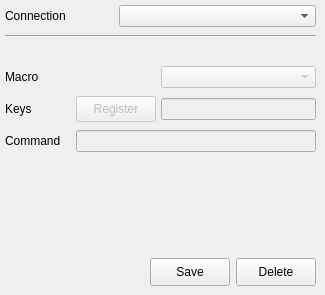
   <widget class="QWidget" name="macro_page" >
    <widget class="QWidget" name="layoutWidget_3" >
     <property name="geometry" >
      <rect>
       <x>5</x>
       <y>5</y>
       <width>311</width>
       <height>281</height>
      </rect>
     </property>
     <layout class="QGridLayout" >
      <item row="0" column="0" colspan="2" >
       <layout class="QGridLayout" >
        <property name="horizontalSpacing" >
         <number>5</number>
        </property>
        <property name="verticalSpacing" >
         <number>8</number>
        </property>
        <item row="0" column="0" colspan="2" >
         <widget class="QLabel" name="label_conn_macro" >
          <property name="sizePolicy" >
           <sizepolicy vsizetype="Preferred" hsizetype="Minimum" >
            <horstretch>0</horstretch>
            <verstretch>0</verstretch>
           </sizepolicy>
          </property>
          <property name="minimumSize" >
           <size>
            <width>66</width>
            <height>0</height>
           </size>
          </property>
          <property name="text" >
           <string>Connection</string>
          </property>
         </widget>
        </item>
        <item row="0" column="2" colspan="2" >
         <widget class="QComboBox" name="list_conn_macro" >
          <property name="sizePolicy" >
           <sizepolicy vsizetype="Fixed" hsizetype="Preferred" >
            <horstretch>0</horstretch>
            <verstretch>0</verstretch>
           </sizepolicy>
          </property>
         </widget>
        </item>
        <item row="3" column="0" >
         <widget class="QLabel" name="label_macro_macro" >
          <property name="sizePolicy" >
           <sizepolicy vsizetype="Preferred" hsizetype="Fixed" >
            <horstretch>0</horstretch>
            <verstretch>0</verstretch>
           </sizepolicy>
          </property>
          <property name="minimumSize" >
           <size>
            <width>66</width>
            <height>0</height>
           </size>
          </property>
          <property name="text" >
           <string>Macro</string>
          </property>
         </widget>
        </item>
        <item row="3" column="1" colspan="2" >
         <spacer>
          <property name="orientation" >
           <enum>Qt::Horizontal</enum>
          </property>
          <property name="sizeType" >
           <enum>QSizePolicy::Fixed</enum>
          </property>
          <property name="sizeHint" >
           <size>
            <width>80</width>
            <height>20</height>
           </size>
          </property>
         </spacer>
        </item>
        <item row="3" column="3" >
         <widget class="QComboBox" name="list_macro" >
          <property name="enabled" >
           <bool>false</bool>
          </property>
          <property name="sizePolicy" >
           <sizepolicy vsizetype="Fixed" hsizetype="Preferred" >
            <horstretch>0</horstretch>
            <verstretch>0</verstretch>
           </sizepolicy>
          </property>
         </widget>
        </item>
        <item row="4" column="0" >
         <widget class="QLabel" name="label_keys_macro" >
          <property name="sizePolicy" >
           <sizepolicy vsizetype="Preferred" hsizetype="Fixed" >
            <horstretch>0</horstretch>
            <verstretch>0</verstretch>
           </sizepolicy>
          </property>
          <property name="minimumSize" >
           <size>
            <width>66</width>
            <height>0</height>
           </size>
          </property>
          <property name="text" >
           <string>Keys</string>
          </property>
         </widget>
        </item>
        <item row="4" column="3" >
         <widget class="QLineEdit" name="keys_macro" >
          <property name="enabled" >
           <bool>false</bool>
          </property>
          <property name="highlight_color" stdset="0" >
           <string>#e0e0e0</string>
          </property>
         </widget>
        </item>
        <item row="5" column="0" >
         <widget class="QLabel" name="label_command_macro" >
          <property name="sizePolicy" >
           <sizepolicy vsizetype="Preferred" hsizetype="Fixed" >
            <horstretch>0</horstretch>
            <verstretch>0</verstretch>
           </sizepolicy>
          </property>
          <property name="minimumSize" >
           <size>
            <width>66</width>
            <height>0</height>
           </size>
          </property>
          <property name="text" >
           <string>Command</string>
          </property>
         </widget>
        </item>
        <item row="5" column="1" colspan="3" >
         <widget class="QLineEdit" name="command_macro" >
          <property name="enabled" >
           <bool>false</bool>
          </property>
         </widget>
        </item>
        <item row="4" column="1" colspan="2" >
         <widget class="QPushButton" name="register_macro" >
          <property name="enabled" >
           <bool>false</bool>
          </property>
          <property name="minimumSize" >
           <size>
            <width>0</width>
            <height>26</height>
           </size>
          </property>
          <property name="maximumSize" >
           <size>
            <width>16777215</width>
            <height>26</height>
           </size>
          </property>
          <property name="text" >
           <string>Register</string>
          </property>
         </widget>
        </item>
        <item row="1" column="0" colspan="4" >
         <widget class="Line" name="line_3" >
          <property name="orientation" >
           <enum>Qt::Horizontal</enum>
          </property>
         </widget>
        </item>
        <item row="2" column="0" colspan="4" >
         <spacer>
          <property name="orientation" >
           <enum>Qt::Vertical</enum>
          </property>
          <property name="sizeType" >
           <enum>QSizePolicy::Fixed</enum>
          </property>
          <property name="sizeHint" >
           <size>
            <width>20</width>
            <height>20</height>
           </size>
          </property>
         </spacer>
        </item>
       </layout>
      </item>
      <item row="1" column="0" colspan="2" >
       <spacer>
        <property name="orientation" >
         <enum>Qt::Vertical</enum>
        </property>
        <property name="sizeHint" >
         <size>
          <width>271</width>
          <height>66</height>
         </size>
        </property>
       </spacer>
      </item>
      <item row="2" column="0" >
       <spacer>
        <property name="orientation" >
         <enum>Qt::Horizontal</enum>
        </property>
        <property name="sizeHint" >
         <size>
          <width>91</width>
          <height>20</height>
         </size>
        </property>
       </spacer>
      </item>
      <item row="2" column="1" >
       <layout class="QHBoxLayout" >
        <property name="spacing" >
         <number>6</number>
        </property>
        <property name="leftMargin" >
         <number>0</number>
        </property>
        <property name="topMargin" >
         <number>0</number>
        </property>
        <property name="rightMargin" >
         <number>0</number>
        </property>
        <property name="bottomMargin" >
         <number>0</number>
        </property>
        <item>
         <widget class="QPushButton" name="save_macro" >
          <property name="minimumSize" >
           <size>
            <width>0</width>
            <height>28</height>
           </size>
          </property>
          <property name="maximumSize" >
           <size>
            <width>16777215</width>
            <height>28</height>
           </size>
          </property>
          <property name="text" >
           <string>Save</string>
          </property>
          <property name="icon" >
           <iconset resource="../../../resources/gui_option.qrc" >:/images/button-save.png</iconset>
          </property>
         </widget>
        </item>
        <item>
         <widget class="QPushButton" name="delete_macro" >
          <property name="minimumSize" >
           <size>
            <width>0</width>
            <height>28</height>
           </size>
          </property>
          <property name="maximumSize" >
           <size>
            <width>16777215</width>
            <height>28</height>
           </size>
          </property>
          <property name="text" >
           <string>Delete</string>
          </property>
          <property name="icon" >
           <iconset resource="../../../resources/gui_option.qrc" >:/images/button-cancel.png</iconset>
          </property>
         </widget>
        </item>
       </layout>
      </item>
     </layout>
    </widget>
   </widget>
